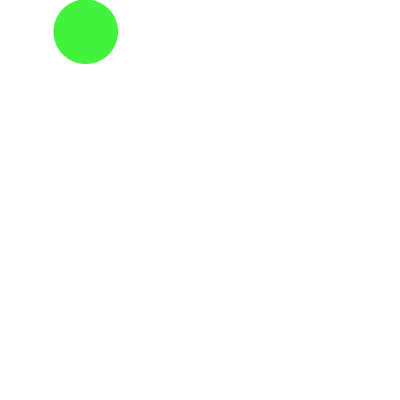
Frame 1 (no input)
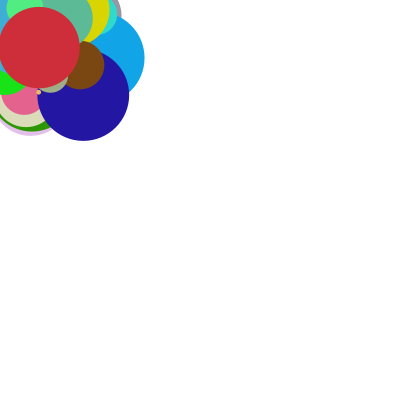
Frame 60 (the mouse pressed at the canvas centre just before this capture)
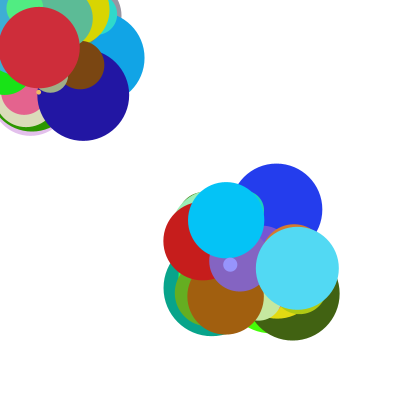
Frame 120 (the mouse held since frame 60 and released just before this capture)

The Processing sketch that drew these frames (run headless with seeded random() and noise(); from frame 60 on, the mouse is pressed at the canvas centre):

// Processing sketch: processing_170431
// ── processing_170431.pde

float circulox ;
float circuloy;
int dim; 
float velocidad = 0.9;
int r = 100;
int g = 100;
int b = 200;
 

void setup (){
size (400, 400);
background(255);
circulox = 0;
circuloy = 100;
dim = 50;
velocidad = 0.7;
frameRate (20);

}//fin setup

void draw (){
  //background(255);
  fill (0, 0.1);
  rect (-10,-10, width * 2, height * 2);
  
  
  
 
  
 // ellipse (circulox, circuloy, dim, dim  );
 // ellipse (circulox, circuloy, dim, dim  ); 
  
  noStroke();
  float dim2 = random (100);
  
  fill (random(0,255), random(0,255),random(0,255));
  
  //ellipse (random(width), random (height), dim2 , dim2 );
  ellipse (mouseX + random (100), mouseY + random (100), dim2 , dim2 );
  circulox = circulox + velocidad;
  println(circulox);
  
  
 

}// fin draw

void mousePressed (){
  background(255);
  
}
